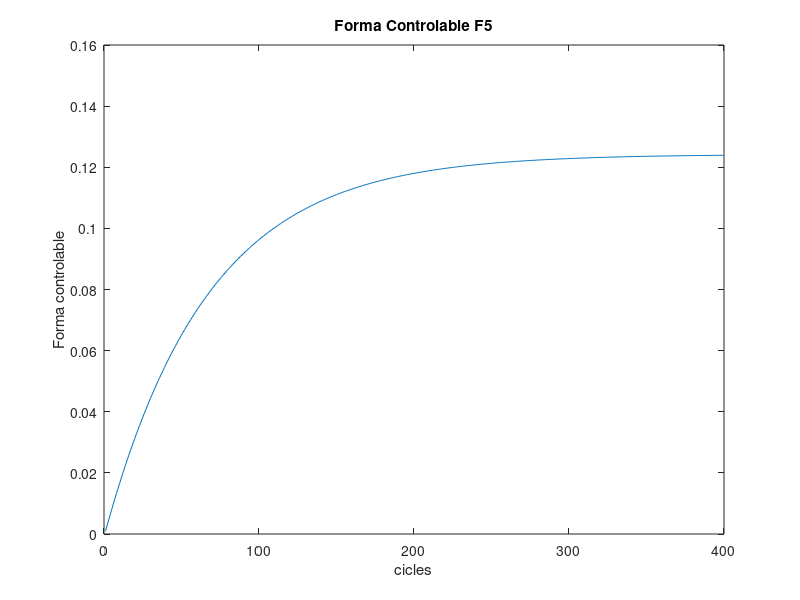
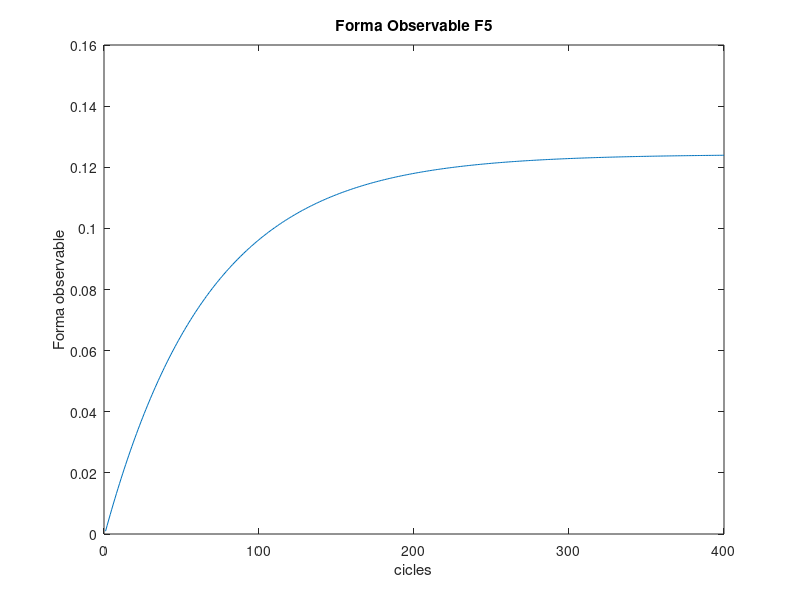
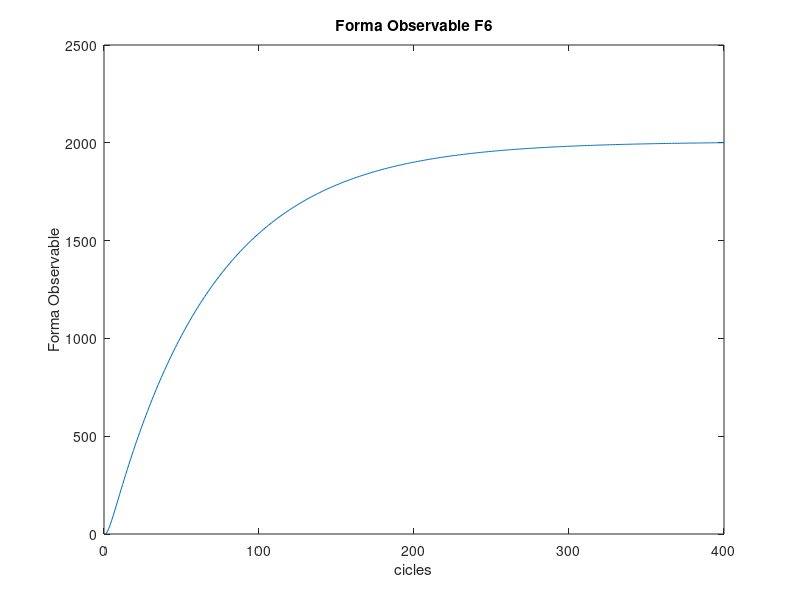
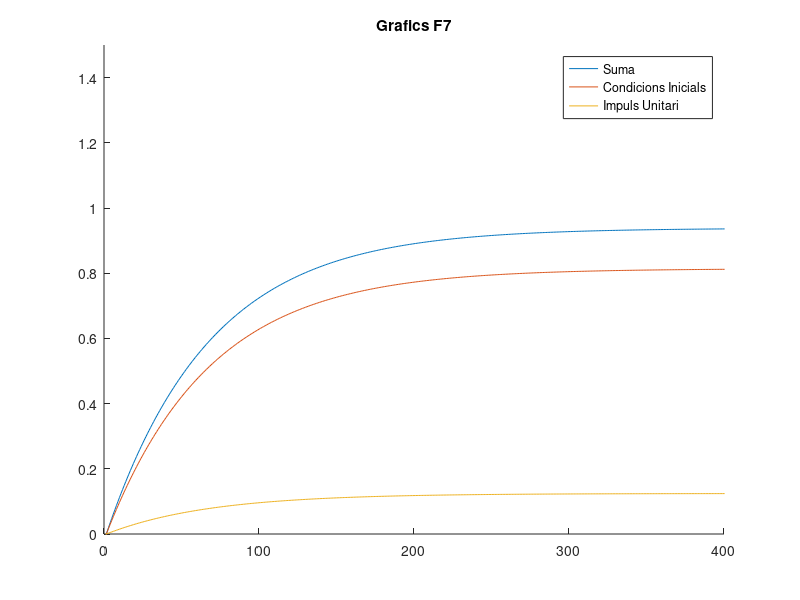

The MATLAB source for these figures, in order: (Note: this script raises an error after producing the figures.)
clc;
clear;
close all;
%F1
T = 1/10;
K=0.5;
J=0.009;
R=3.4;
r=0.0125;
L=0.47;
d=0.15;
Km=150;
a=0.5*(K^2/(J*R));
Gm=tf([K/(J*R)], [1, K^2/(J*R), 0]);
C0 = tf([Km, Km*a], 1);
Gb = tf([(5/7)*9.81*(r/L)],[1, d, 0]);
Gth=feedback(C0*Gm,1);
%Gth=minreal(Gth,0.0001);
G = Gth*Gb;

%F2

%F3
G1pz =c2d(G, T, 'zoh');

G2pz = minreal(G1pz, 0.0001);

%F4
%Controlable
[num, den] = tfdata(G2pz, 'v');
Ac = [0 1 0; 0 0 1; -den(4) -den(3) -den(2)];
Bc = [0; 0; 1];
Cc = [num(4) num(3) num(2)];
Dc = 0;
sc = ss(Ac, Bc, Cc, Dc, T);
[Vc, Dc] = eig(Ac);
V_1c=inv(Vc);
%Observable
Ao = [0 0 -den(4); 1 0 -den(3); 0 1 -den(2)];
Bo = [num(4);num(3);num(2)];
Co = [0 0 1];
Do = 0;
so = ss(Ao, Bo, Co, Do, T);

[Vo, Do] = eig(Ao);
V_1o=inv(Vo);

%F5


%Controllable form

y_kc = zeros(1,400);
x_0c=[0;0;0];
for i = 1:400
    phita = Vc*(Dc^i)*V_1c;
    phita_1 = Vc*(Dc^(i-1))*V_1c;
    x_k = phita*x_0c + phita_1*Bc;
    y_kc(i) = Cc*x_k;
end;
figure;
plot(y_kc);

xlabel('cicles');
ylabel('Forma controlable');
title('Forma Controlable F5');

%Observable Form

y_ko = zeros(1,400);
x_0o=[0;0;0];
for i = 1:400
    phita = Vo*(Do^i)*V_1o;
    phita_1 = Vo*(Do^(i-1))*V_1o;
    x_k = phita*x_0o + phita_1*Bo;
    y_ko(i) = Co*x_k;
end;
figure;
plot(y_ko);

xlabel('cicles');
ylabel('Forma observable');
title('Forma Observable F5');

%F6

%Controllable form

y_kc2 = zeros(1,400);
x_0c2=[10;0;0];
for i = 1:400
    phita = Vc*(Dc^i)*V_1c;
    phita_1 = Vc*(Dc^(i-1))*V_1c;
    x_k = phita*x_0c2 + phita_1*Bc;
    y_kc2(i) = Cc*x_k;
end;
figure;
plot(y_kc2);
xlabel('cicles');
ylabel('Forma controlable');
title('Forma Controlable F6');
    


%Observable Form

y_ko2 = zeros(1,400);
x_0o2=[10;0;0];
for i = 1:400
    phita = Vo*(Do^i)*V_1o;
    phita_1 = Vo*(Do^(i-1))*V_1o;
    x_k = phita*x_0o2 + phita_1*Bo;
    y_ko2(i) = Co*x_k;
end;
plot(y_ko2);

xlabel('cicles');
ylabel('Forma Observable');
title('Forma Observable F6');


%F7

[y0,t] = initial(sc, [10;0;0], 40);
[y1, t] = impulse(sc, 40);
yf = y0+y1*T;

figure;
hold on;
plot(yf)
plot(y0)
plot(y1*T)
title("Grafics F7");
axis([0 400 0 1.5]);
hold off;
legend("Suma", "Condicions Inicials", "Impuls Unitari")


%G

delta = 0.8;
ts = 1;
wn = 4/(delta*ts);
wd = wn*sqrt(1-0.8^2);
alpha1 = -2*cos(wd*T)*exp(-delta*wn*T);
alpha2 = exp(-2*delta*wn*T);
alpha3 = 0;
%G3
vector_p_z = [1 alpha1 alpha2];

vector_p_z2 = [1 alpha1 alpha2 alpha3];

a1 = den(2);
a2 = den(3);
a3 = den(4);
I=eye(3);
Kx = [(alpha3-a3) (alpha2-a2) (alpha1-a1)];

%G4

scg = ss(Ac-Bc*Kx, Bc, Cc, 0, T);
figure;
step(scg);
xlabel('segons');
ylabel('Forma controlable');
title('Forma Controlable G4');
stepinfo(scg);

%G5
Kr = inv(Cc*inv(I-Ac+Bc*Kx)*Bc);

%G6

scg2 = ss(Ac-Bc*Kx, Bc*Kr, Cc, 0, T);
figure;
step(scg2);

xlabel('segons');
ylabel('Forma controlable');
title('Forma Controlable G6');
stepinfo(scg2);

%H
%H1
CA = Cc*Ac;
A_ = [Ac(1) Ac(4) Ac(7) 0;
      Ac(2) Ac(5) Ac(8) 0;
      Ac(3) Ac(6) Ac(9) 0;
      -CA(1) -CA(2) -CA(3) 1];
CB = Cc*Bc 
B_ = [Bc(1);
    Bc(2);
    Bc(3);
    -CB];

C_ = [Cc 0];

I4 = eye(4);


matriuP = [z -1 0 0;
           0 z -1 0;
           -Ac(3) -Ac(6) (z-Ac(9)) 0;
           CA(1) CA(2) CA(3) (z-1)
           ];
detMatriuP1 = [1 -Ac(9) -Ac(6) -Ac(3)];
detMatriuP2 = [1 -1];
roots(detMatriuP)
detMatriuP = [ 1 (-Ac(9)-1) (-Ac(6)+Ac(9)) (-Ac(3)+Ac(6)) Ac(3)]
A_B_ = A_*B_;
A_A_B_ = A_^2*B_;
A_A_A_B_ = A_^3*B_;
matriuCont = [B_(1) A_B_(1) A_A_B_(1) A_A_A_B_(1);
              B_(2) A_B_(2) A_A_B_(2) A_A_A_B_(2);
              B_(3) A_B_(3) A_A_B_(3) A_A_A_B_(3);
              B_(4) A_B_(4) A_A_B_(3) A_A_A_B_(3)]
